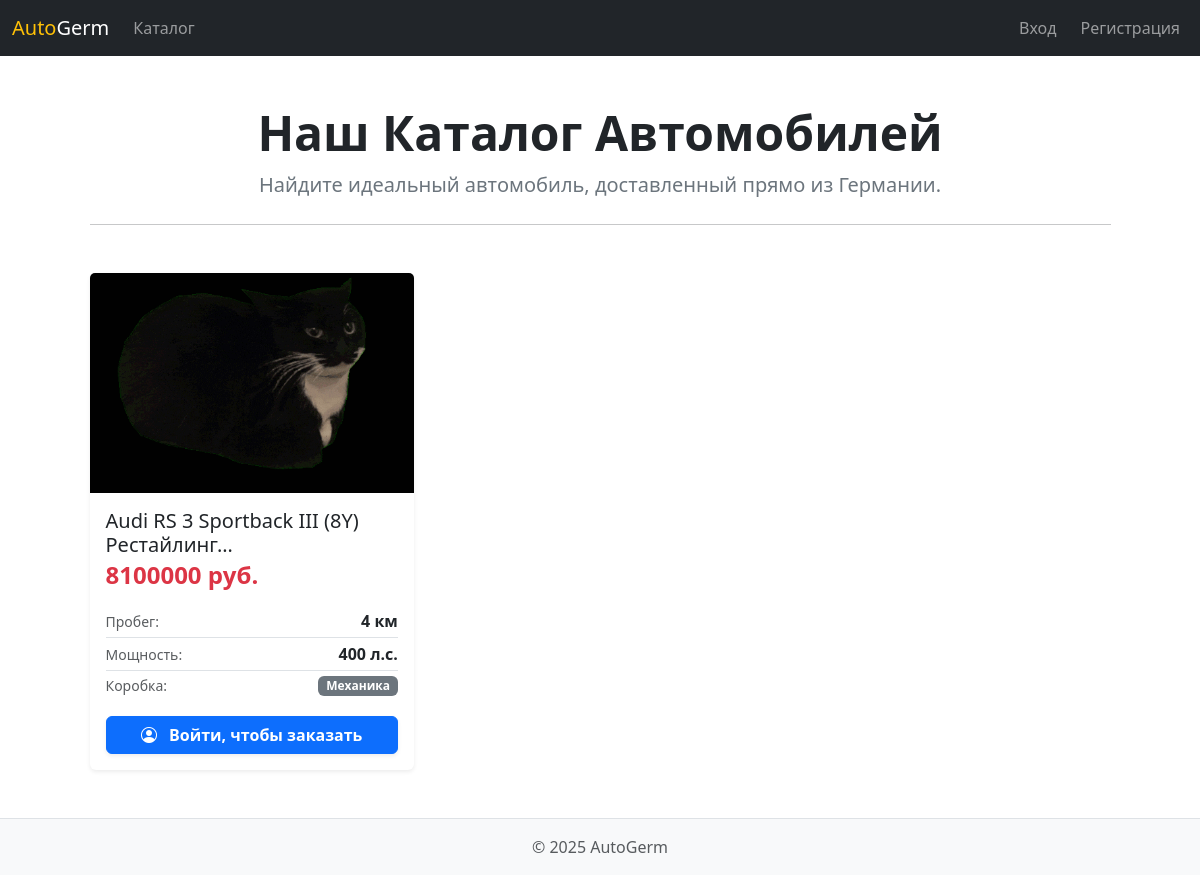
Page /catalog/ on the committed database.
### main/models.py (models this page shows, shortened)
class Car(models.Model):
    TRANSMISSION_CHOICES = [
        ('auto', 'Автомат'),
        ('manual', 'Механика'),
        ('robot', 'Робот'),
    ]
    FUEL_CHOICES = [
        ('petrol', 'Бензин'),
        ('diesel', 'Дизель'),
        ('electric', 'Электро'),
        ('hybrid', 'Гибрид'),
    ]
    DRIVE_CHOICES = [
        ('rear', 'Задний'),
        ('front', 'Передний'),
        ('full', 'Полный'),
    ]
    is_deleted = models.BooleanField(default=False)
    photo = models.ImageField("Фото", upload_to='cars/')
    price = models.DecimalField("Стоимость", max_digits=10, decimal_places=2)
    power = models.PositiveIntegerField("Лошадиные силы")
    mileage = models.PositiveIntegerField("Пробег (км)")
    transmission = models.CharField("Коробка передач", max_length=10, choices=TRANSMISSION_CHOICES)
    color = models.CharField("Цвет", max_length=50)
    drive = models.CharField("Привод", max_length=10, choices=DRIVE_CHOICES)
    fuel_type = models.CharField("Тип топлива", max_length=10, choices=FUEL_CHOICES)
    configuration = models.CharField("Название", max_length=100)
    configuration_desc = models.TextField("Описание", blank=True)
    objects = ActiveCarManager()
    all_objects = models.Manager()

### main/views.py (the view)
# urls.py: path('catalog/', views.catalog, name='catalog'),
def catalog(request):
    cars = Car.objects.all()
    return render(request, 'main/catalog.html', {'cars': cars})

### main/models.py (called while the page is built)
    def get_queryset(self):
        return super().get_queryset().filter(is_deleted=False)

### main/templates/main/catalog.html (shortened to what this page needs)
{% extends 'main/base.html' %}
{% load static %}  {% block title %}Каталог автомобилей из Германии{% endblock %}
{% block content %}
<div class="row justify-content-center">
    <div class="col-12 col-xl-11">
        <div class="row mb-4">
            <div class="col-12">
                <h2 class="display-5 fw-bold text-center text-dark">Наш Каталог Автомобилей</h2>
                <p class="lead text-center text-secondary">
                    Найдите идеальный автомобиль, доставленный прямо из Германии.
                </p>
                <hr class="my-4">
            </div>
        </div>
        <div class="row row-cols-1 row-cols-md-2 row-cols-lg-3 g-4">
            {% for car in cars %}
            <div class="col">
                <div class="card h-100 shadow-sm border-0 transition-card">
                    <a href="{% url 'car_detail' car.id %}" class="text-decoration-none">
                        <img src="{{ car.photo.url }}" class="card-img-top" alt="{{ car.configuration }}" style="height: 220px; object-fit: cover;">
                    </a>
                    <div class="card-body d-flex flex-column">
                        <h5 class="card-title text-dark mb-1">
                            <a href="{% url 'car_detail' car.id %}" class="text-decoration-none text-dark hover-warning">
                                {{ car.configuration|truncatechars:40 }}
                            </a>
                        </h5>
                        <p class="h4 text-danger fw-bolder mb-3">
                            {{ car.price|floatformat:0 }} руб.
                        </p>
                        <ul class="list-group list-group-flush mb-3">
                            <li class="list-group-item d-flex justify-content-between align-items-center p-1 px-0 border-top-0">
                                <small class="text-muted">Пробег:</small>
                                <span class="fw-bold">{{ car.mileage|floatformat:0 }} км</span>
                            </li>
                            <li class="list-group-item d-flex justify-content-between align-items-center p-1 px-0">
                                <small class="text-muted">Мощность:</small>
                                <span class="fw-bold">{{ car.power }} л.с.</span>
                            </li>
                            <li class="list-group-item d-flex justify-content-between align-items-center p-1 px-0 border-bottom-0">
                                <small class="text-muted">Коробка:</small>
                                <span class="badge bg-secondary">{{ car.get_transmission_display }}</span>
                            </li>
                        </ul>
                        <div class="mt-auto">
                            {% if user.is_authenticated %}
                                <form action="{% url 'add_to_cart' car.id %}" method="post">
                                    {% csrf_token %}
                                    <button type="submit" class="btn btn-warning w-100 fw-bold shadow-sm">
                                        <i class="bi bi-cart-plus me-2"></i> В корзину
                                    </button>
                                </form>
                            {% else %}
                                <a href="{% url 'login' %}" class="btn btn-primary w-100 fw-bold shadow-sm">
                                    <i class="bi bi-person-circle me-2"></i> Войти, чтобы заказать
                                </a>
                            {% endif %}
                        </div>
                    </div>
                </div>
            </div>
            {% endfor %}
        </div>
    </div>
</div>
{% endblock %}

### static/css/styles.css (style rules this page uses)
.transition-card { transition: transform 0.3s ease, box-shadow 0.3s ease; }
.list-group-flush .list-group-item { border-right: 0; border-left: 0; border-radius: 0; }

### rows in the picture
Car: photo (picture), configuration "Audi RS 3 Sportback III (8Y) Рестайлинг…", price "8100000", mileage "4", power "400", transmission "Механика"
